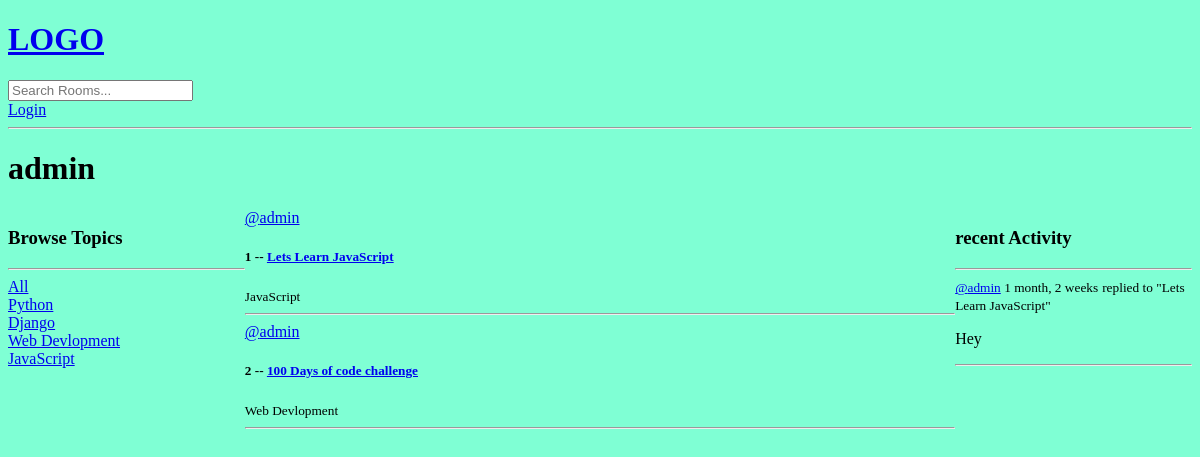
The page /profile/1 on the database as committed earlier.
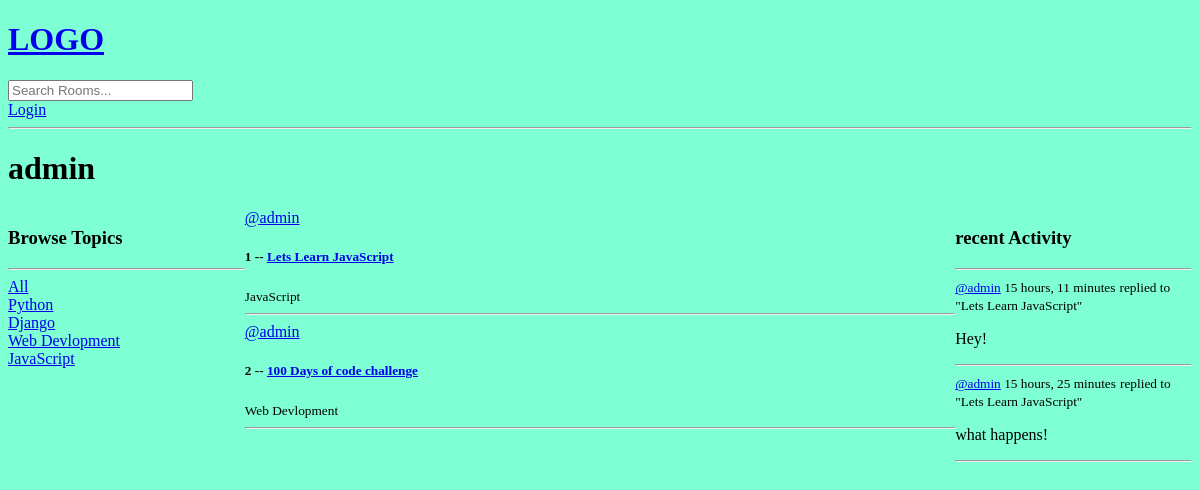
The same page on the database as committed later.
### base/models.py (models this page shows, shortened)
class Topic(models.Model):
    name = models.CharField(max_length=200)

class Room(models.Model):
    host = models.ForeignKey(User, on_delete=models.SET_NULL, null=True) # host and topic are aboe the room
    topic = models.ForeignKey(Topic, on_delete=models.SET_NULL, null=True)
    name = models.CharField(max_length=200)
    description = models.TextField(null=True, blank = True)
    participants = models.ManyToManyField(User, related_name='participants', blank=True)
    updated = models.DateTimeField(auto_now=True) # auto_now will save every update
    created = models.DateTimeField(auto_now_add=True)
    class Meta:
        ordering = ['-updated', '-created'] # with '-' it will order descending order, without it ascending
    def __str__(self):
        return self.name

class Message(models.Model):
    user = models.ForeignKey(User, on_delete=models.CASCADE)
    room = models.ForeignKey(Room, on_delete=models.CASCADE)
    body = models.TextField()
    updated = models.DateTimeField(auto_now=True)
    created = models.DateTimeField(auto_now_add=True)
    class Meta:
        ordering = ['-updated', '-created']

### base/views.py (the view)
# urls.py: path('profile/<str:pk>', views.userProfile, name="user-profile"),
def userProfile(request, pk):
    user = User.objects.get(id=pk)
    rooms = user.room_set.all()
    room_messages = user.message_set.all()
    topics = Topic.objects.all()
    context = {'user': user, 'rooms': rooms,
               'room_messages':room_messages, 'topics':topics}
    return render(request, 'base/profile.html', context)

### base/templates/base/profile.html (shortened to what this page needs)
{% extends 'main.html' %}
{% block content %}
<h1>{{user.username}}</h1>
<div class="profile-container">
    <div>
        {% include 'base/topics_component.html' %}
    </div>
    <div>
        {% include 'base/feed_component.html' %}
    </div>
    <div>
        {% include 'base/activity_component.html' %}
    </div>
</div>
{% endblock content%}

### templates/main.html (shortened to what this page needs)
<!DOCTYPE html>
{% load static %}
<html lang="en">
<head>
    <link rel='stylesheet' type="text/css" media="screen" href="{% static 'styles/main.css' %}">
</head>
<body>
  {% include 'navbar.html'%}
  {% block content %}
  {% endblock%}
</body>
</html>

### templates/navbar.html
<a href="/">
  <h1>LOGO</h1>
</a>
<form mehtod="GET" action="{% url 'home' %}">
  <input type="text" name="q" placeholder="Search Rooms..."/>
</form>
{% if request.user.is_authenticated %}
<p>Hello {{request.user}}</p>
<a href="{% url 'logout' %}">Logout</a>
{% else %}
<a href="{% url 'login' %}">Login</a>
{% endif %}
<hr>

### base/templates/base/topics_component.html
<h3>Browse Topics</h3>
<hr>
<div>
    <a href="{% url 'home' %}">All</a>
</div>
{% for topic in topics %}
    <div>
        <a href="{% url 'home' %}?q={{topic.name}}">{{topic.name}}</a>
    </div>
{% endfor %}

### base/templates/base/feed_component.html (shortened to what this page needs)
<div>
    {% for room in rooms %}
    <div>
        <a href="{% url 'user-profile' room.host.id %}">@{{room.host.username}}</a>
        <h5>{{room.id}} -- <a href="{% url 'room' room.id %}">{{room.name}}</a></h5>
        <small>{{room.topic.name}}</small>
        <hr>
    </div>
  {% endfor %}
</div>

### base/templates/base/activity_component.html (shortened to what this page needs)
<h3>recent Activity</h3>
<hr>
{% for message in room_messages %}
<div>
    <small><a href="{% url 'user-profile' message.user.id %}">@{{message.user}}</a> {{message.created|timesince}}</small>
    <small>replied to "{{message.room}}"</small>
    <p>{{message.body}}</p>
    <hr>
</div>
{% endfor %}

### static/styles/main.css (style rules this page uses)
body { background-color: aquamarine; }

### base/templates/base/profile.html (style rules this page uses)
.profile-container { display: grid; grid-template-columns: 1fr 3fr 1fr; }

Rows that differ between the two databases and show on the page:
removed Message: user "admin", created "1 month, 2 weeks", room "Lets Learn JavaScript", body "Hey"
added Message: user "admin", created "15 hours, 11 minutes", room "Lets Learn JavaScript", body "Hey!"
added Message: user "admin", created "15 hours, 25 minutes", room "Lets Learn JavaScript", body "what happens!"
